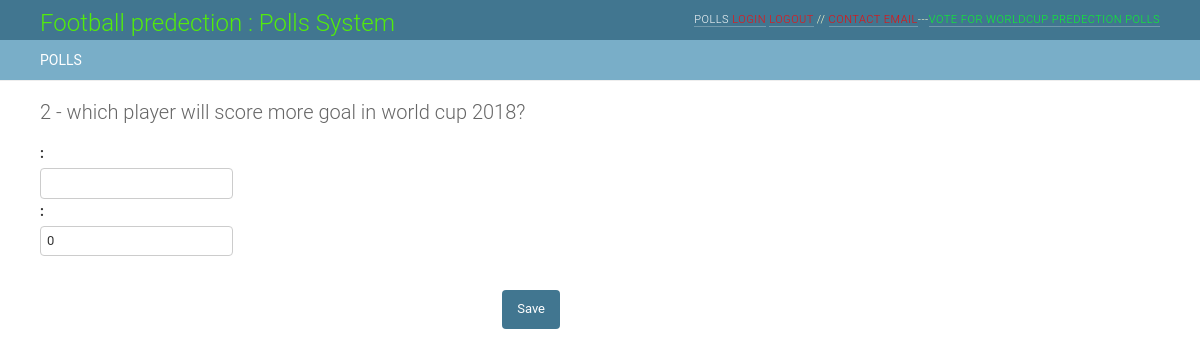
Page /polls/2/choice/ on the committed database.
### polls/models.py (models this page shows)
class Question(models.Model):
    question_text = models.CharField(max_length=200)
    pub_date = models.DateTimeField('date published')
    def __str__(self):
        return self.question_text
    def was_published_recently(self):
        now = timezone.now()
        return now - datetime.timedelta(days=1) <= self.pub_date <= now
    was_published_recently.admin_order_field = 'pub_date'
    was_published_recently.boolean = True
    was_published_recently.short_description = 'Published recently?'

### polls/views.py (the view)
# urls.py: url(r'^(?P<question_id>[0-9]+)/choice/$', views.add_choice, name='add_choice'),
def add_choice(request, question_id):
    question = Question.objects.get(id=question_id)
    print(question)
    if request.method == 'POST':
        form = ChoiceForm(request.POST)
        if form.is_valid():
            form.save()
            return HttpResponseRedirect(reverse('polls:results', args=(question.id,)))
        else:
            print(form.errors)
    else:
        form = ChoiceForm()
    return render(request, 'polls/add_choice.html', {'form': form, 'question': question})

### polls/forms.py
class ChoiceForm(forms.ModelForm):
    class Meta:
        model = Choice
        fields = ('choice_text','votes','question',)

### polls/Templates/polls/add_choice.html (shortened to what this page needs)
{% extends "polls/base.html" %}
{% block content %}
    <div id="content-main">
        <form action="" method="post" enctype="multipart/form-data">{% csrf_token %}
            <div>
                <fieldset class="module aligned ">
                    <h1>{{ question.id }} - {{ question.question_text }}</h1>
                    <div class="form-row">
                        <div><label>{{ form.choice_text.help_text }} : </label></div>
                        {{ form.choice_text }}
                    </div>
                    <div class="form-row">
                        <div><label>{{ form.votes.help_text }} : </label></div>
                        {{ form.votes }}
                    </div>
                </fieldset>
            </div>
            <div class="submit-row">
                <input type="submit" value="Save" class="default" name="_save">
            </div>
        </form>
    </div>
{% endblock %}

### static/css/base.css (style rules this page uses)
body { margin: 0; padding: 0; font-size: 14px; font-family: "Roboto","Lucida Grande","DejaVu Sans","Bitstream Vera Sans",Verdana,Arial,sans-serif; color: #333; background: #fff; }
h1,h2,h3,h4,h5 { font-weight: bold; }
h1 { margin: 0 0 20px; font-weight: 300; font-size: 20px; color: #666; }
form { margin: 0; padding: 0; }
fieldset { margin: 0; padding: 0; border: none; border-top: 1px solid #eee; }
input, textarea, select, .form-row p, form .button { margin: 2px 0; padding: 2px 3px; vertical-align: middle; font-family: "Roboto", "Lucida Grande", Verdana, Arial, sans-serif; font-weight: normal; font-size: 13px; }
input[type=text], input[type=password], input[type=email], input[type=url], input[type=number], textarea, select, .vTextField { border: 1px solid #ccc; border-radius: 4px; padding: 5px 6px; margin-top: 0; }
.button, input[type=submit], input[type=button], .submit-row input, a.button { background: #79aec8; padding: 10px 15px; border: none; border-radius: 4px; color: #fff; cursor: pointer; }
.button.default, input[type=submit].default, .submit-row input.default { float: right; border: none; font-weight: 400; background: #417690; }
.module { border: none; margin-bottom: 30px; background: #fff; }
#content-main { float: left; width: 100%; }

### rows in the picture
Question: id "2", question_text "which player will score more goal in world cup 2018?"
